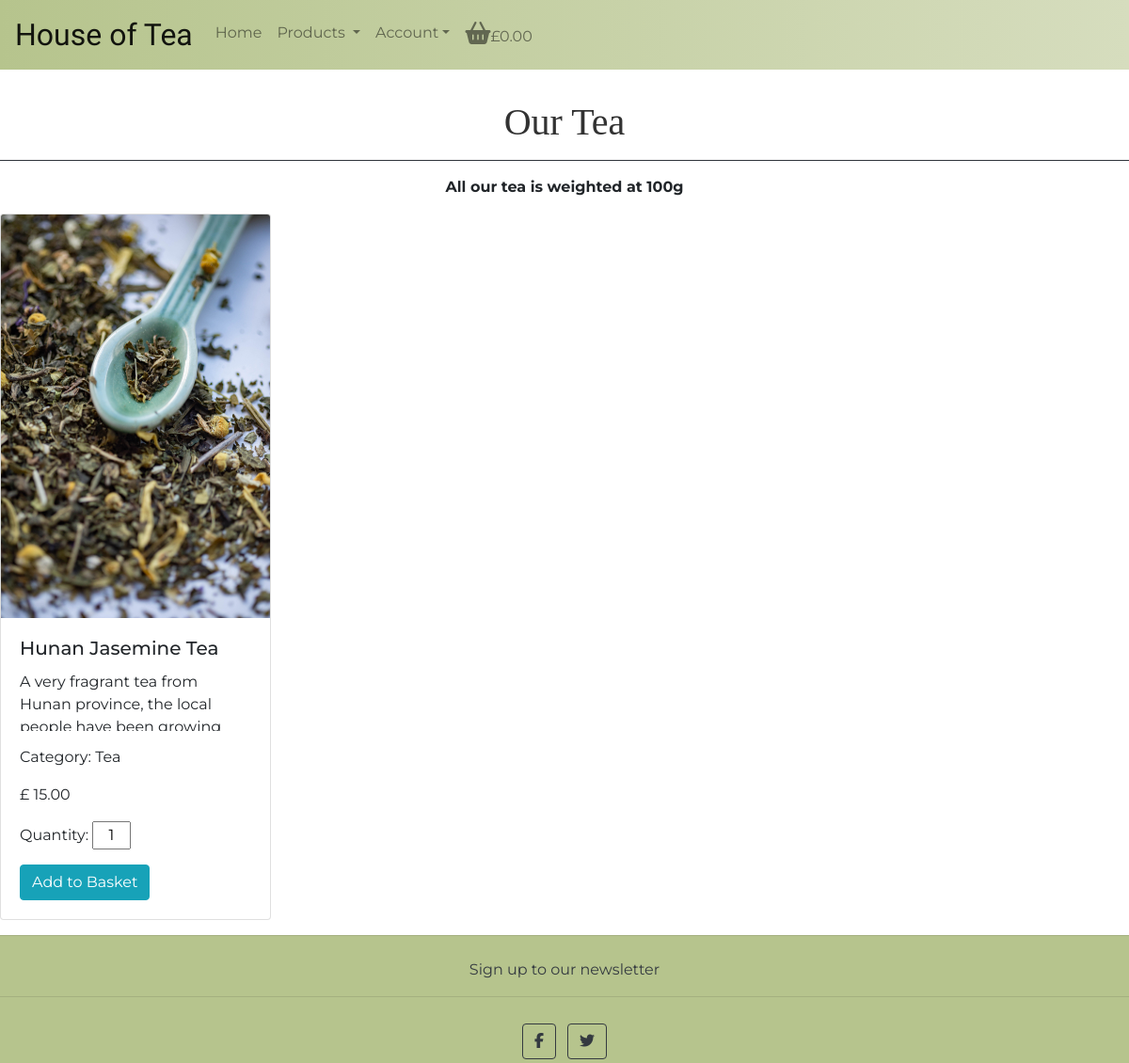
The page /products/?category=Tea on the database its author committed.
### products/models.py (models this page shows, shortened)
class Categories(models.Model):
    category = models.CharField(max_length=30)
    def __str__(self):
        return self.category

class Product(models.Model):
    name = models.CharField(max_length=50, null=True)
    sku = models.CharField(max_length=254, null=True, blank=True)
    price = models.FloatField()
    info = models.TextField()
    category = models.ForeignKey('Categories', null=True, blank=True, on_delete=models.SET_NULL)
    image = models.ImageField()
    image_url = models.URLField(null=True, blank=True)
    weight = models.BooleanField(default=False, null=True, blank=True)

### products/views.py (the view)
# urls.py: path('', views.productsView, name='products'),
def productsView(request):
    categories = None
    products = Product.objects.all()
    if request.GET:
        if 'category' in request.GET:
            categories = request.GET['category'].split(',')
            products = products.filter(category__category__in=categories)
            categories = Categories.objects.filter(category__in=categories)
    context = {
        'products': products,
        'categories': categories,
    }
    return render(request, 'products/products.html', context)

### basket/contexts.py (called while the page is built, shortened)
def current_basket(request):
    basket_items = []
    total = 0
    product_quantity = 0
    basket = request.session.get('basket', {})
    if total < settings.DELIVERY_CHARGE_MAX:
        delivery = total * settings.DELIVERY_CHARGE/50
        delivery_threshold = settings.DELIVERY_CHARGE_MAX - delivery
    else:
        delivery = 30
        delivery_threshold = 0
    grand_total = delivery + total
    context = {
        'basket_items': basket_items,
        'total': total,
        'product_quantity': product_quantity,
        'delivery': delivery,
        'delivery_threshold': delivery_threshold,
        'grand_total': grand_total,
        'delivery_charge': settings.DELIVERY_CHARGE,
        'delivery_charge_max': settings.DELIVERY_CHARGE_MAX,
    }
    return context

### products/templates/products/products.html (shortened to what this page needs)
{% extends "base.html" %}
{% load static %}
{% block content %}
{% if categories %}
{% for category in categories %}
<a class="text-decoration-none" href="{% url 'products' %}?category={{ category.category }}">
  <h1 class="title">Our {{ category.category }}</h1>
  <hr class="divider bg-dark">
</a>
{% if category.category == 'Tea' %}
<strong><p class="text-center">All our tea is weighted at 100g</p></strong>
{% endif %}
{% endfor %}
{% else %}
<h1 class="title">Our Products</h1>
<hr class="divider bg-dark">
<strong><p class="text-center">All our tea is weighted at 100g</p></strong>
{% endif %}
{% for product in products %}
<div class="card">
  <a href="{% url 'product_info' product.pk %}">
    <img class="card-img-top" src="{{ product.image.url }}" alt="Card image cap">
  </a>
  <div class="card-body">
    <h5 class="card-title">{{ product.name }}</h5>
    <p class="card-text">{{ product.info }}</p>
    <P>Category: {{ product.category }}</P>
    <p>£ {{ product.price|floatformat:2 }} </p>
   <form action="{% url 'add_to_basket' product.pk %}" method="POST">
    <div class="mb-3">
      <p class="d-inline">Quantity:</p>
    <input class="col-2" type="form-control qty_input" type="number" name="quantity" value="1" min="1" max="99" id="id_qty_{{ product.id }}">
    </div>
    <input class="btn btn-info d-block" type="submit" value="Add to Basket">
   </form>
  </div>
</div>
{% endfor %}
{% endblock %}

### static/css/style.css (style rules this page uses)
body { font-family: 'Montserrat' ,Arial, Helvetica, sans-serif; width: 100%; }
.title { font-family: 'Libre Baskerville', 'Times New Roman', Times, serif; text-align: center; padding-top: 2rem; color: rgb(50, 50, 50); }
.card { display: inline-block; width: 18rem; }
.card-text { height: 4rem; overflow-x:hidden; white-space: wrap; }

### rows shown on the page
Categories: category "Tea", shows "All our tea is weighted at 100g"
Product: image (picture), name "Hunan Jasemine Tea", info "A very fragrant tea from Hunan province, the local…", category "Tea", price "15.00", quantity "1"

### other values the page prints
{{ grand_total|floatformat:2 }} "0.00"
